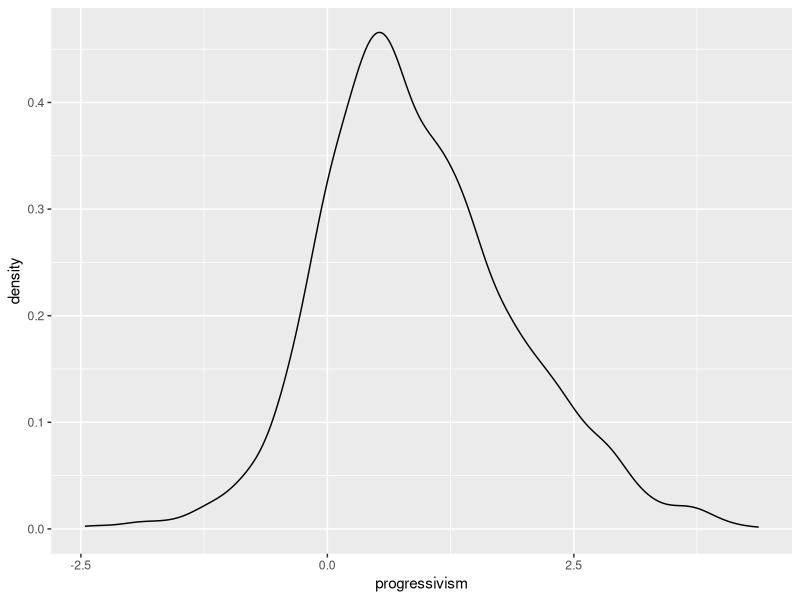
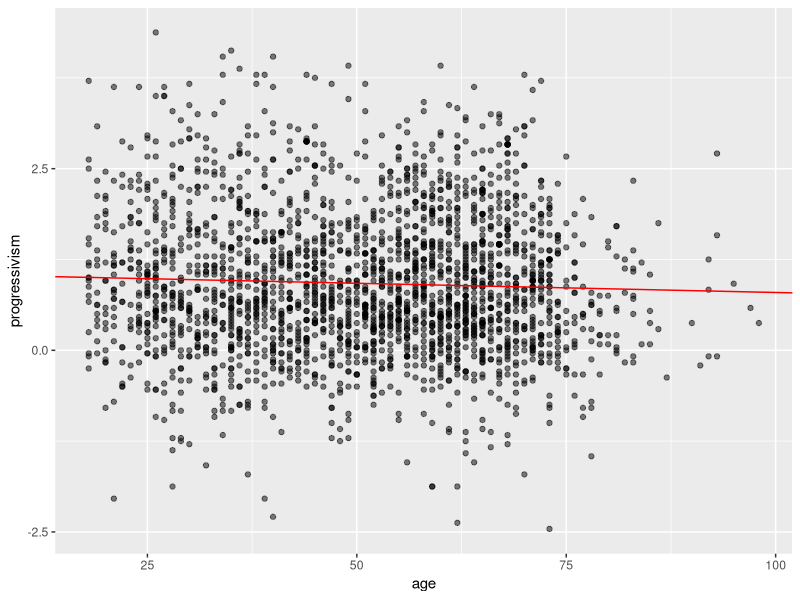
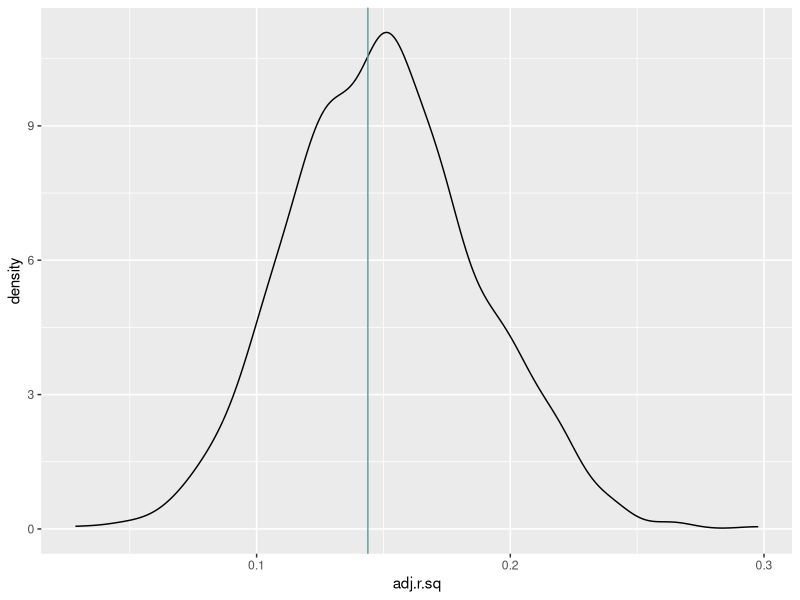
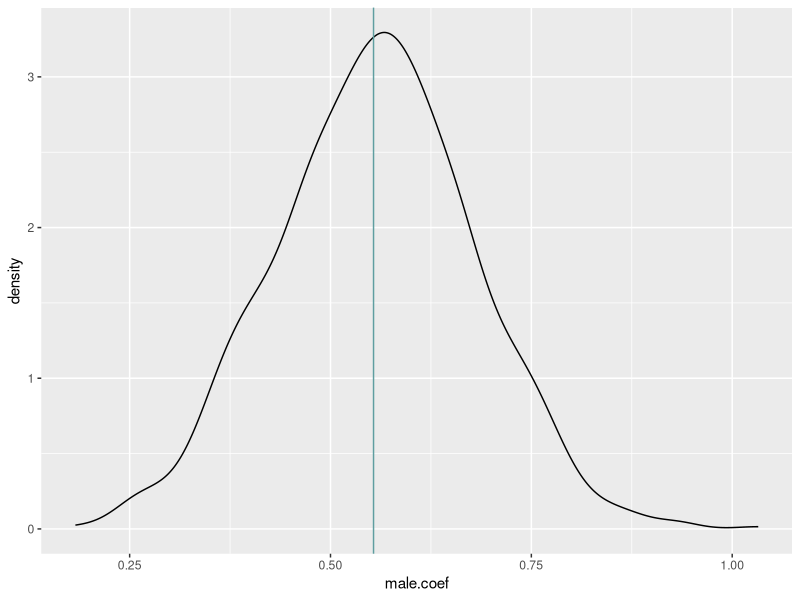
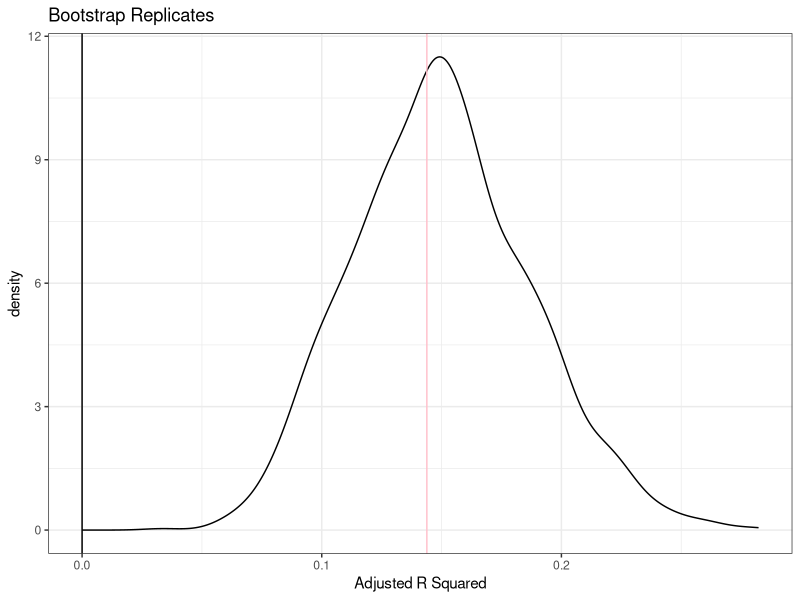
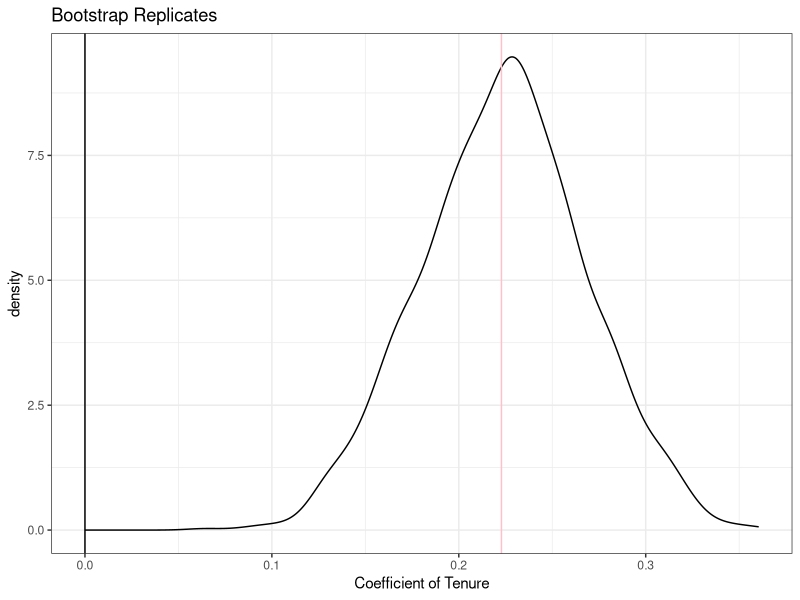

Reproduce these figures in R, in order.
library(tidyverse)
library(rsample)
library(here)

d <- read_tsv(here("data","satisfaction_survey.txt"))
cu <- read_tsv(here("data","bank_survey_data.txt"))


ggplot(cu,aes(x=progressivism)) + 
  geom_density()


cu.lm <- lm(progressivism ~ age, data=cu)
summary(cu.lm)

test.ages <- tibble(age = c(20,40,60,80,100))

test.ages <- test.ages %>% 
  mutate(est_prog = predict(cu.lm,newdata=test.ages))

ggplot(cu,
       aes(x=age,y=progressivism)) + 
  geom_point(alpha=0.5) + 
  geom_abline(intercept=coef(cu.lm)[1],
              slope=coef(cu.lm)[2],color="red")

d2 <- d

 d2 <- d2 %>% 
  mutate(assigned_sexmale = if_else(assigned_sex=="male",1,0),
         assigned_sexneither = if_else(assigned_sex=="neither",1,0),
         assigned_sexfemale = if_else(assigned_sex == "female",1,0),
         location_Seattle = if_else(location=="Seattle",1,0))


summary(lm(satisfaction ~ assigned_sexmale + assigned_sexneither + 
             assigned_sexfemale,
        data=d2))

lm.1 <- lm(satisfaction ~ assigned_sex + location + tenure,
           data=d)

anova(lm.1)

lm.final <- lm(satisfaction ~ assigned_sex + tenure, 
               data=d)

## Code developed on 20220214

n.sim <- 1000
results <- tibble(adj.r.sq = rep(NA,n.sim),
                  male.coef = rep(NA,n.sim))

for(i in 1:n.sim){
  
  # First, get new data set
  new.d <- d %>% 
    slice_sample(n=nrow(d),replace=T)
  
  lm.new <-  lm(satisfaction ~ assigned_sex + tenure, 
                data=new.d)
  
  results$adj.r.sq[i] <- summary(lm.new)$adj.r.squared
  results$male.coef[i] <- summary(lm.new)$coefficients[2,1]
}

ggplot(results,
       aes(x=adj.r.sq)) + 
  geom_density() + 
  geom_vline(xintercept = summary(lm.final)$adj.r.squared,col="cadet blue")


ggplot(results,
       aes(x=male.coef)) + 
  geom_density() + 
  geom_vline(xintercept = summary(lm.final)$coefficients[2,1],col="cadet blue")


quantile(results$male.coef,probs=c(0.025,0.975))


## Code from 2021 AAM class

# adjusted R squared and tenure coefficient
n.sim <- 1500

results <- tibble(adj_r_sq=rep(NA,n.sim),
                  tenure_coef=rep(NA,n.sim))

for(i in 1:n.sim){
  new.d <- d %>% 
    slice_sample(n=nrow(d),replace=T)
  
  lm.new <- lm(satisfaction ~ assigned_sex + tenure, 
               data=new.d)
  
  results$adj_r_sq[i] <- summary(lm.new)$adj.r.squared
  results$tenure_coef[i] <- coef(lm.new)[4]

}

ggplot(results,
       aes(x=adj_r_sq)) + 
  geom_density() + 
  theme_bw() + 
  labs(x="Adjusted R Squared",
       title="Bootstrap Replicates") +
  geom_vline(xintercept = summary(lm.final)$adj.r.squared,color="pink") + 
  geom_vline(xintercept=0)

ggplot(results,
       aes(x=tenure_coef)) + 
  geom_density() + 
  theme_bw() + 
  labs(x="Coefficient of Tenure",
       title="Bootstrap Replicates") +
  geom_vline(xintercept = coef(lm.final)[4],color="pink") + 
  geom_vline(xintercept=0)


results %>% 
  summarize(r2 = mean(adj_r_sq),
            r2_se = sd(adj_r_sq),
            tenure = mean(tenure_coef),
            tenure_se=sd(tenure_coef))

n.sim <- 500

replicates <- bootstraps(d,times=n.sim)
results.2 <- tibble(adj_r_sq=rep(NA,n.sim),
                    tenure_coef=rep(NA,n.sim))

for(i in 1:n.sim){
  
  lm.new <- lm(satisfaction ~ assigned_sex + tenure, 
               data=as.data.frame(replicates$splits[[i]]))
  
  results.2$adj_r_sq[i] <- summary(lm.new)$adj.r.squared
  results.2$tenure_coef[i] <- coef(lm.new)[4]
  
}
